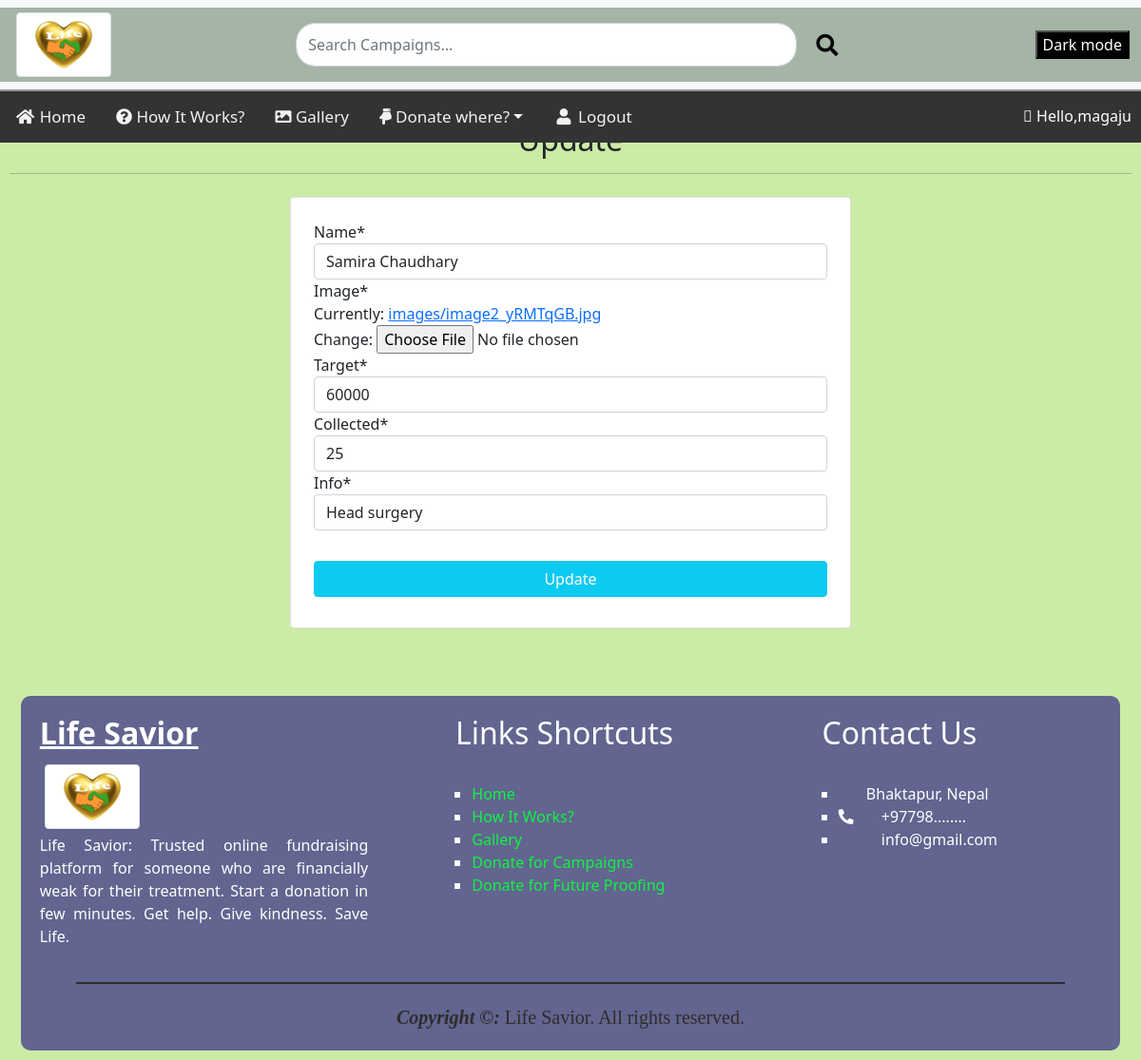
/othercampaign/update/25 (signed in), run on the app's committed database.
### app/models.py (models this page shows, shortened)
class OtherCampaign(models.Model):
    manager = models.ForeignKey(User, on_delete=models.CASCADE, default=None)
    Name = models.CharField(max_length=30)
    Image = models.ImageField(upload_to='images/')
    Target = models.IntegerField()
    Collected = models.IntegerField()
    Info = models.CharField(max_length=300)
    Date_added = models.DateField(auto_now_add=True)
    class Meta:
        ordering = ['-id']

### app/views.py (the view, shortened to what this page needs)
# urls.py: path('othercampaign/update/<int:pk>', views.CampaignUpdateView.as_view(), name="update"),
class CampaignUpdateView(UpdateView):
    model = OtherCampaign
    template_name = 'update.html'
    fields = ['Name', 'Image', 'Target', 'Collected', 'Info']
    def get_queryset(self):
        updates = super().get_queryset()
        return updates.filter(manager = self.request.user)

### templates/update.html (shortened to what this page needs)
{% extends 'navigation.html' %}
{% load crispy_forms_tags %}
{% load static %}
{% block content %}
    <h2 class="heading font-weight-light text-center">Update {{camp_detail}}</h2>
    <hr>
    <div class="container w-50 card p-4 mt-4 user-form">
        <form action="" method="POST" enctype="multipart/form-data">
            {{form|crispy}}
            <br>
            <input type="submit" value="Update" class="w-100 text-white text-center my-2 btn btn-info">
        </form>
    </div>
{% endblock content %}

### templates/navigation.html (shortened to what this page needs)
<!DOCTYPE html>
{% load static %}
<html lang="en">
<head>
    <link rel="stylesheet" type="text/CSS" href="{% static './CSS/style.css' %}">
    <link rel="stylesheet" href="https://pro.fontawesome.com/releases/v5.10.0/css/all.css"
 />
    <link href="https://cdn.jsdelivr.net/npm/bootstrap@5.1.3/dist/css/bootstrap.min.css" rel="stylesheet"
>
</head>
<body>
    <header>
        <div class="fixed-top ft">
            <nav class="navbar navbar-light bg-light">
                <div class="container-fluid">
                    <img src="{% static './Images/Heart.png' %}" class="img-thumbnail" alt="logo" height="100px"
                        width="100px">
                    <form class="d-flex" action="{% url 'search' %}" method="GET">
                        <input class="form-control me-2" type="search" placeholder="Search Campaigns..."
                            aria-label="Search" name="search_term" value="{{search_term}}">
                        <button class="btn btn-outline-success search-btn" type="submit"><i class="fas fa-search"></i></button>
                    </form>
                    <button onclick="myFunction()" class="dark-md">Dark mode</button>
                </div>
            </nav>
            <div class="topnav" id="myTopnav">
                <a class="nav-link {% if nav_bar == 'home' %} active {% endif %}" aria-current="page" href="{% url 'home' %}"><i
                        class="fa fa-fw fa-home"></i>&nbsp;Home</a>
                <a class="nav-link {% if nav_bar == 'howitworks' %} active {% endif %}" href="{% url 'howitworks' %}"><i class="fas fa-question-circle"></i>&nbsp;How It Works?</a>
                <a class="nav-link {% if nav_bar == 'gallery' %} active {% endif %}" href="{% url 'gallery' %}"><i class="fas fa-image"></i>&nbsp;Gallery</a>
                <a class="nav-link dropdown-toggle" id="navbarDarkDropdownMenuLink" role="button"
                    data-bs-toggle="dropdown" aria-expanded="false">
                    <i class="fas fa-hand-point-down"></i>&nbsp;Donate where?</a>
                {% if request.user.is_authenticated %}
                <a class="nav-link {% if nav_bar == 'login' %} active {% endif %}" href="{% url 'logout' %}"><i class="fa fa-fw fa-user"></i>&nbsp;Logout</a>
                {% else %}
                <a class="nav-link {% if nav_bar == 'logout' %} active {% endif %}" href="{% url 'login' %}"><i class="fa fa-fw fa-user"></i>&nbsp;Log In</a>
                {% endif %}
                <p class="hello-user"><i class="fal fa-hand-paper"></i>&nbsp;Hello,{{request.user}}</p>
            </div>
        </div>
    </header>
    {% block content %}
    {% endblock content %}
    <footer class="container-footer">
        <div class="row-footer">
            <div class="column-footer">
                <h2><b><u>Life Savior</u></b></h2>
                <img src="{% static './Images/Heart.png' %}" class="img-thumbnail" alt="logo" height="100px"
                    width="100px">
                <br>
                <p>Life Savior: Trusted online fundraising platform for someone who are financially weak for their
                    treatment. Start a donation in few minutes. Get help. Give kindness. Save Life.</p>
            </div>
            <div class="column-footer">
                <h2 style="padding-left: 15%;">Links Shortcuts</h2>
                <br>
                <ul class="footer-ul">
                    <li>
                        <a class="footer-link" href="{% url 'home' %}">Home</a>
                    </li>
                    <li>
                        <a class="footer-link" href="#">How It Works?</a>
                    </li>
                    <li>
                        <a class="footer-link" href="{% url 'gallery' %}">Gallery</a>
                    </li>
                    <li>
                        <a class="footer-link" href="{% url 'campaign' %}">Donate for Campaigns</a>
                    </li>
                    <li>
                        <a class="footer-link" href="#">Donate for Future Proofing</a>
                    </li>
                </ul>
            </div>
            <div class="column-footer">
                <h2 style="padding-left: 15%;">Contact Us</h2>
                <br>
                <ul class="footer-ul">
                    <li>
                        <div style="color: white;">&nbsp;&nbsp;&nbsp;&nbsp;&nbsp;&nbsp;
                            Bhaktapur, Nepal</div>
                    </li>
                    <li>
                        <div style="color: white;"><i class="fas fa-phone-alt"></i>&nbsp;&nbsp;&nbsp;&nbsp;&nbsp;&nbsp;
                            +97798........</div>
                    </li>
                    <li>
                        <div style="color: white;"><i
                                class="far fa-envelope-square"></i>&nbsp;&nbsp;&nbsp;&nbsp;&nbsp;&nbsp; info@gmail.com
                        </div>
                    </li>
                </ul>
            </div>
        </div>
        <div class="copyright"><b><i>Copyright &copy;:</i></b> Life Savior. All rights reserved.</div>
    </footer>
</body>
</html>

### static/CSS/style.css (style rules this page uses)
body { padding: 10px; }
Header { margin-bottom: 10%; }
.topnav { overflow: hidden; background-color: #333; }
.topnav a { float: left; display: block; color: #f2f2f2; text-align: center; padding: 14px 16px; text-decoration: none; font-size: 17px; }
.dark-md { background-color: black; color: white; }
.hello-user { margin: 0 10px; margin-top: 14px; float: right; color: white; }
.bg-light { border-bottom: rgb(154, 153, 158) 2px solid; width: auto; }
.container-fluid { background-color: rgb(164, 180, 165); width: 100%; }
.img-thumbnail { margin: 5px; position: relative; }
.d-flex { width: 50%; }
.d-flex .me-2 { border-radius: 20px; }
.search-btn { border: none !important; color: rgb(0, 0, 0) !important; font-size: 23px !important; margin-right: 1%; border-radius: 30px !important; }
.container-footer { width: auto; height: fit-content; margin-top: 6%; overflow: hidden; margin-left: 1%; margin-right: 1%; border-radius: 10px; background-color: rgb(97, 101, 143); }
.column-footer { float: left; width: 33.33%; height: 100%; padding: 20px; text-align: justify; color: white; }
.row-footer:after { content: ""; display: table; clear: both; }
.footer-ul { list-style: square; color: rgb(255, 255, 255); padding-left: 20%; }
.footer-link { text-decoration: none; color: rgb(17, 243, 66); }
.copyright { width: 90%; font-family: 'Times New Roman', Times, serif; font-size: 20px; text-align: center; margin-left: 5%; margin-bottom: 20px; padding-top: 20px; color: rgb(49, 43, 43); border-top: 2px solid rgb(49, 45, 45); }

### templates/update.html (style rules this page uses)
body { background-color: rgb(203, 235, 166); }

### data on the page
OtherCampaign: Name "Samira Chaudhary", Target "60000", Collected "25", Info "Head surgery"

### other printed values
{{ request.user }} "magaju"
